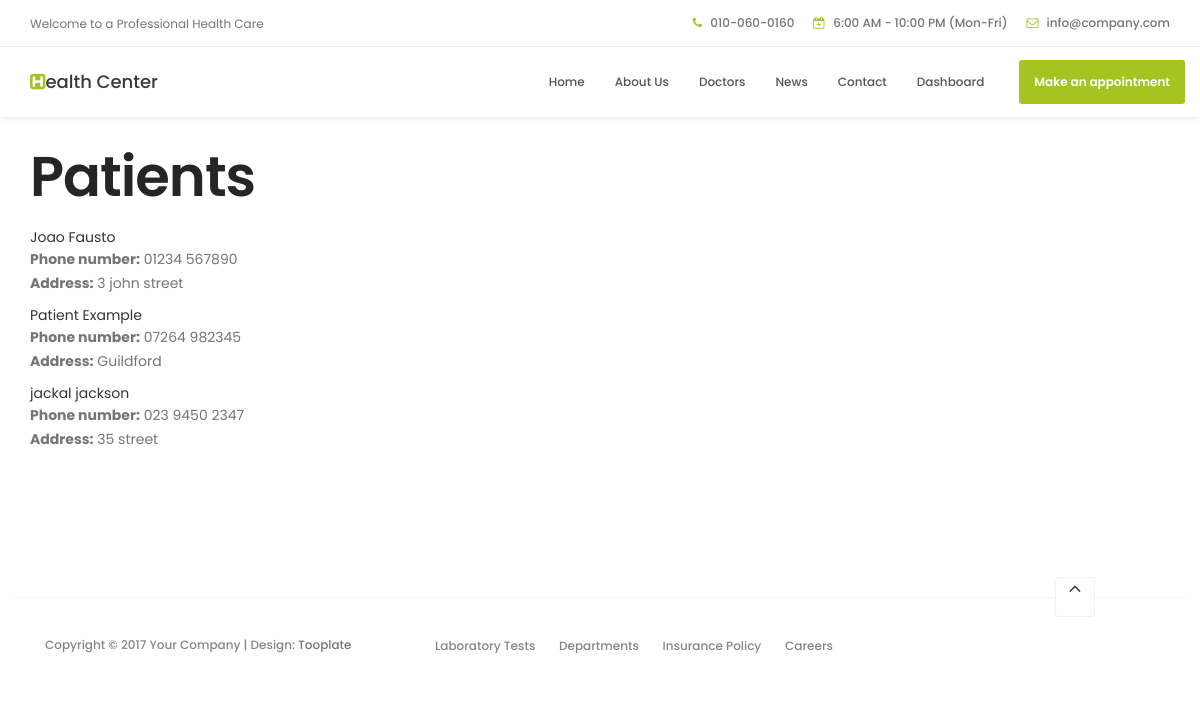
Before: /hospital/patients/ (signed in) with the older database file.
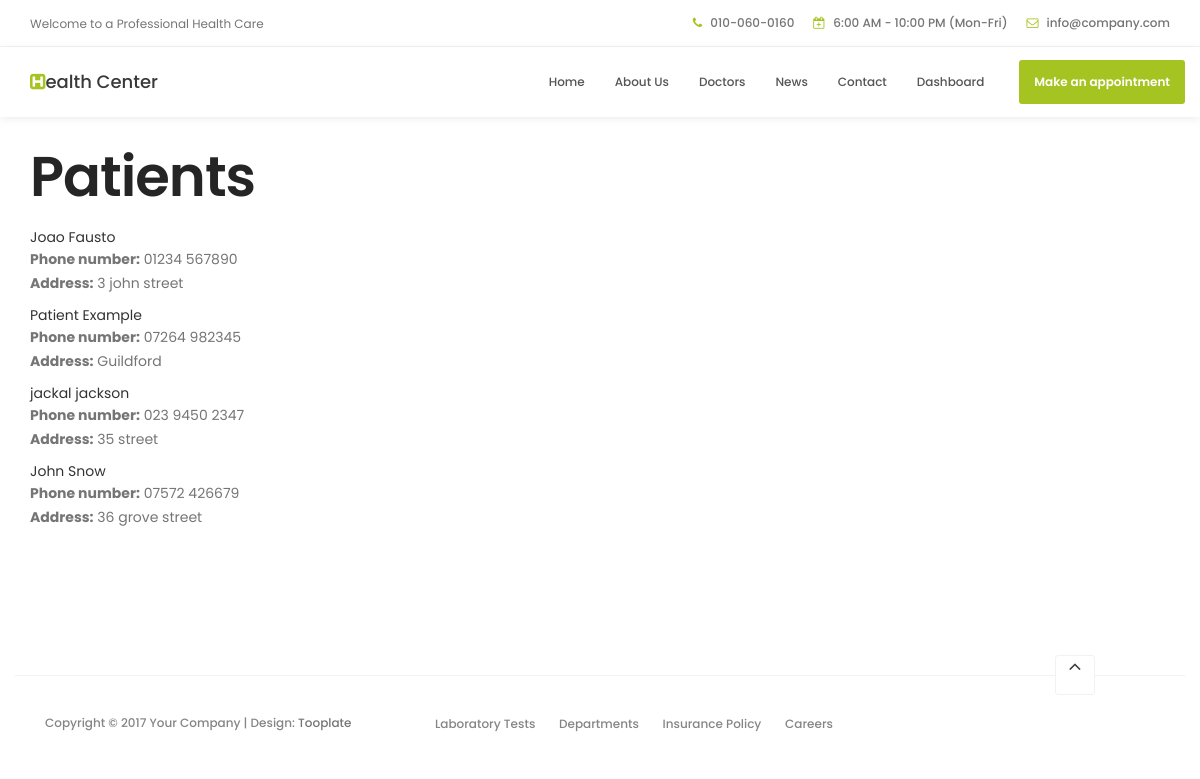
After: the same page with the newer database file.
### hospital/models.py (models this page shows, shortened)
class Patient(models.Model):
    user = models.OneToOneField(User, on_delete=models.CASCADE)
    address = models.CharField(max_length=40,null=True)
    phone = PhoneNumberField(null=True)
    image = models.ImageField(upload_to='hospital/static/hospital/profile_pics',null= True)
    description = models.CharField(max_length=500,null=True)
    assignedDoctorId = models.ForeignKey(Doctor, on_delete=models.CASCADE, null=True)
    admitDate = models.DateField(null=True)
    admitStatus = models.BooleanField(default=False)
    def __str__(self):
        return self.user.first_name + " " + self.user.last_name

### hospital/views.py (the view)
# urls.py: path('patients/', views.all_patients, name='patients'),
def all_patients(request):
    current_user = request.user
    doctor = ''
    if request.user.is_authenticated:
        if Doctor.objects.filter(user=current_user).exists():
            doctor = Doctor.objects.filter(user=current_user)
        patient_list = Patient.objects.all()
        return render(request, 'hospital/patient_list.html', {'doctor': doctor, 'patient_list': patient_list})
    else:
        messages.info("ACCESS DENIED")
        return redirect("hospital:login")

### hospital/templates/hospital/patient_list.html
{% load static %}
<html lang="en">
<head>
     {% include "hospital/head.html" %}
</head>
<body id="top" data-spy="scroll" data-target=".navbar-collapse" data-offset="50">
    {% include "hospital/header.html" %}
    {% if user.is_authenticated %}
    {% if doctor %}
    <div class="container">
        <h1>Patients</h1>
        {% for patient in patient_list %}
        <div class="card">
            <div class="card-header">
                {{ patient }}
            </div>
            <div class="card-body">
              <p class="card-text">
                <strong>Phone number:</strong> {{ patient.phone }}
                <br/>
                <strong>Address:</strong> {{ patient.address }}
                <br/>
              </p>
            </div>
          </div>
        {% endfor %}
    </div>
    {% else%}
      <h1>You don't have access to this page, make sure to log in as Doctor</h1>
    {% endif%}
    {% else%}
      <h1>You don't have access to this page, make sure to log in as Doctor</h1>
    {% endif%}
    {% include "hospital/footer_patients.html" %}
</body>
</html>

Changed rows visible on the page:
added Patient: user.last_name "John Snow", phone "07572 426679", address "36 grove street"
